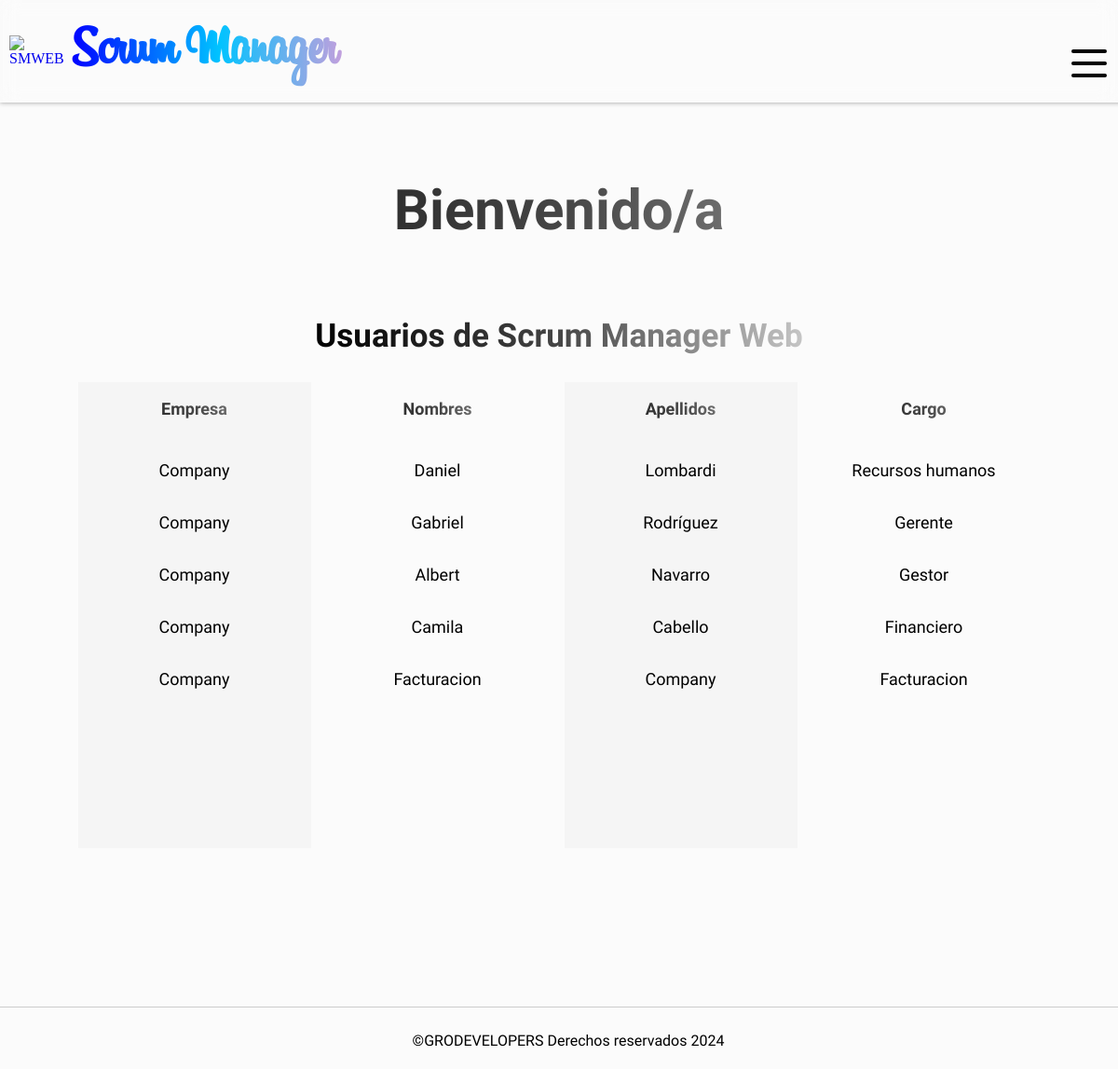
Before: /users/ (signed in) with the older database file.
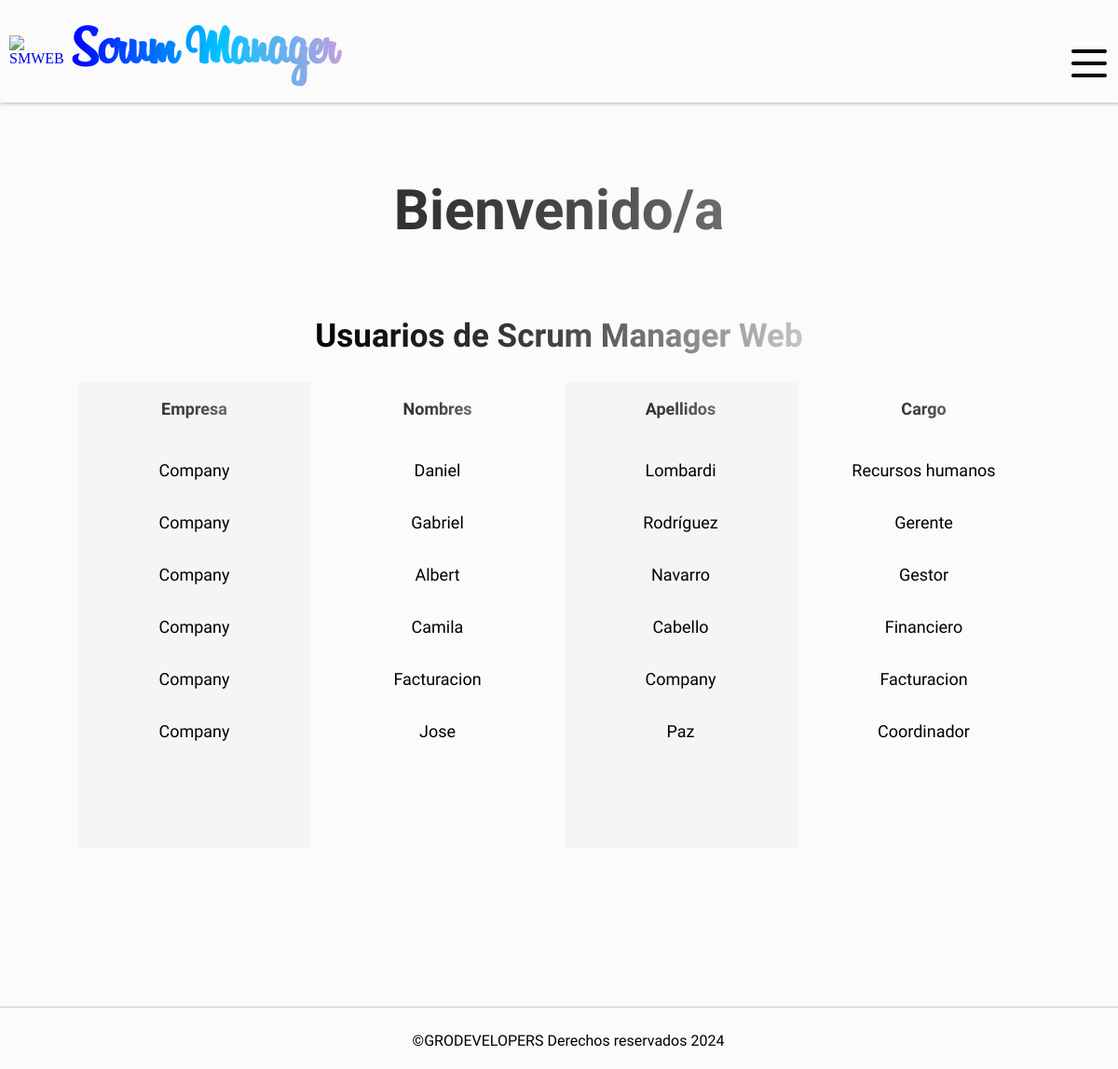
After: the same page with the newer database file.
### SMWEB/models.py (models this page shows)
class CustomUser(AbstractUser):
    rol = models.CharField(max_length=60, null=False)
    company = models.ForeignKey(Company, on_delete=models.CASCADE, null=True)
    class Meta:
        verbose_name = 'Usuario'
        verbose_name_plural = 'Usuarios'

class Company(models.Model):
    name = models.CharField(verbose_name="Empresa", max_length=255, null=False)
    status = models.BooleanField(verbose_name="¿Activo?", default= True)
    users_limit = models.IntegerField(verbose_name="Limite de usuarios", default=10)
    created_at = models.DateField(verbose_name="Creada el", auto_now_add=True)
    class Meta:
        verbose_name = 'Empresa'
        verbose_name_plural = 'Empresas'
    def __str__(self):
        return self.name

### SMWEB/views.py (the view)
# urls.py: path('users/', views.users_availables, name='users'),
@login_required(login_url=inicio)
def users_availables(request):
    staff = request.user.is_staff
    if not staff:
        messages.warning(request, 'Esta función es solo del administrador del software')
        return redirect('inicio')
    users = CustomUser.objects.all().exclude(is_staff = True)
    return render(request, 'users.html',{
        'users': users
    })

### SMWEB/context_processors.py (called while the page is built)
def get_rejected_payments(request):
    if request.user.is_authenticated:
        company_id = request.user.company_id
        first_name = request.user.first_name
        rejected_payments = PaymentRejected.objects.filter(company = company_id).filter(in_charge = first_name.upper()).count()
        return {
            'rejected_payments': rejected_payments
        }
    return {
        'rejected_payments': False
        }

def get_payments(request):
    if request.user.is_authenticated:
        company_id = request.user.company_id
        payments = OrderPayment.objects.filter(company = company_id).count()
        return {
            'received_payments': payments
        }
    return {
        'received_payments': False
        }

def get_affiliations(request):
    if request.user.is_authenticated:
        company_id = request.user.company_id
        affiliations = Affiliation.objects.filter(company = company_id).count()
        return {
            'received_affiliations': affiliations
        }
    return {
        'received_affiliations': False
        }

### SMWEB/templates/users.html (shortened to what this page needs)
{% extends "layout.html" %}
{% block content %}
    <h1 id="title" >Bienvenido/a {{user.first_name}} {{user.last_name}}</h1>
    <h2 id="subtitle">Usuarios de Scrum Manager Web</h2>
    <section id="users">
        {% if users %}
            <div class="users__column users__column--company">
                <h3 class="column__title">Empresa</h3>
                {% for user in users %}
                    <div class="users__element users__element-company">{{user.company}}</div>
                {% endfor %}
            </div>
            <div class="users__column users__column--firstname">
                <h3 class="column__title">Nombres</h3>
                {% for user in users %}
                    <div class="users__element users__element-firstname"><a href='{% url "select-user" user.id %}'>{{user.first_name|capfirst}}</a></div>
                {% endfor %}
            </div>
            <div class="users__column users__column--lastname">
                <h3 class="column__title">Apellidos</h3>
                {% for user in users %}
                    <div class="users__element users__element-lastname">{{user.last_name|capfirst}}</div>
                {% endfor %}
            </div>
            <div class="users__column users__column--rol">
                <h3 class="column__title">Cargo</h3>
                {% for user in users %}
                    <div class="users__element users__element-rol">{{user.rol|capfirst}}</div>
                {% endfor %}
            </div>
        {% endif %}
    </section>
{% endblock %}

Changed rows visible on the page:
added CustomUser: company "Company", first_name "Jose", last_name "Paz", rol "Coordinador"
